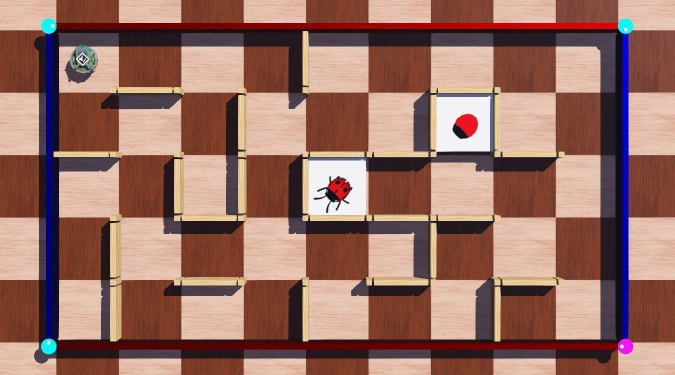
#> input picture Robot Design/RobotBot_PhaseD/Maze_1.jpg, 1350 x 750 px (shown at 1/2 size)
$ python -i helperC.py   (imports and definitions only)
#> lines starting #> are read from the running program, lines starting #| are printed output that depends on the picture; after the words box and inside, x2 and y2 are one past the last pixel; in counts of white or black regions, pixels touching at a corner belong together
#> further down, picture is the input picture: shape (750, 1350, 3); mean B, G, R 98.8, 109.9, 150.9
import cv2
import matplotlib.pyplot as plt
import numpy as np

def get_corner_pos(corner):
    M = cv2.moments(corner)
    return (int(M['m10']/M['m00']), int(M['m01']/M['m00']))

# [36 lines left out: functions inbounds, numTostring, display, not called in this run]

def detect_corners(imgRGB):
    '''
    Detects the corner stones of the maze and draws them on the maze

    Arguments:
        Maze (.png)  - image of the maze that detection will be performed on

    Exceptions:
        N/A

    Return Value:
        Returns contour_filtered_mag, contour_filtered_cyan - the locations of the cyan and magneta cornerstones
    '''
    hMin_cyan = 30
    sMin_cyan = 115
    vMin_cyan = 226
    hMax_cyan = 95
    sMax_cyan = 255
    vMax_cyan = 255
    hMin_mag = 130
    sMin_mag = 56
    vMin_mag = 242
    hMax_mag = 150
    sMax_mag = 255
    vMax_mag = 255
    #cyan corner first
    imgHSV = cv2.cvtColor(imgRGB, cv2.COLOR_BGR2HSV)
#> imgHSV: shape (750, 1350, 3); mean H, S, V 38.3, 111, 154.2
    lower = np.array([hMin_cyan, sMin_cyan, vMin_cyan])
    upper = np.array([hMax_cyan, sMax_cyan, vMax_cyan])
    mask = cv2.inRange(imgHSV, lower, upper)
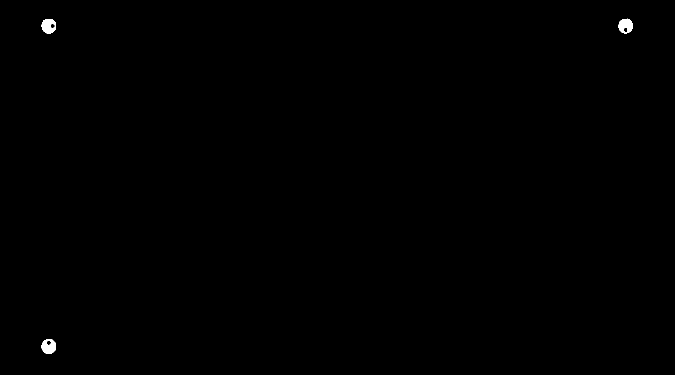
#> mask: shape (750, 1350) (shown at 1/2 size); 0.19% white; 3 white regions, box (x1, y1, x2, y2) and area: (83, 678, 112, 708) 644, (82, 38, 112, 68) 641, (1237, 37, 1266, 67) 631
    kernel = np.ones((10,10), np.uint8)
    opening = cv2.morphologyEx(mask, cv2.MORPH_CLOSE, kernel)
#> opening: shape (750, 1350); 0.21% white; 3 white regions
    contours_cyan,_ = cv2.findContours(opening, cv2.RETR_EXTERNAL, cv2.CHAIN_APPROX_SIMPLE)[-2:]
#> contours_cyan = 3 contours; box (x1, y1, x2, y2) and area: (84, 679, 113, 709) 656, (83, 39, 113, 69) 652, (1238, 38, 1267, 68) 646

    contour_filtered_cyan = []
    for _,c in enumerate(contours_cyan):
            area = cv2.contourArea(c)
            if (area > 50):
                contour_filtered_cyan.append(c)
#> this loop made 3 passes
#> area on passes 1 to 3: 656, 652.5, 646
#> after the loop, contour_filtered_cyan has the same summary as contours_cyan

    #magenta corner
    lower = np.array([hMin_mag, sMin_mag, vMin_mag])
    upper = np.array([hMax_mag, sMax_mag, vMax_mag])
    mask = cv2.inRange(imgHSV, lower, upper)
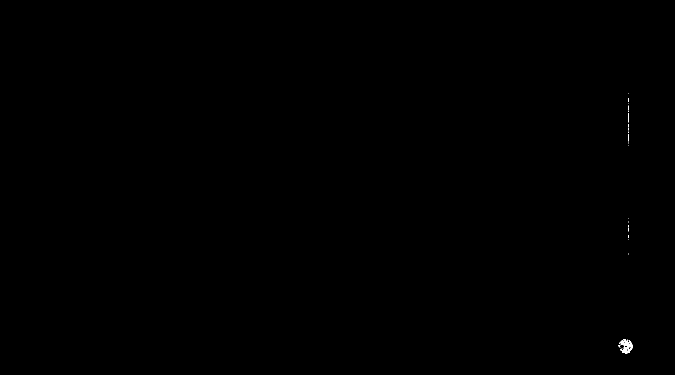
#> mask: shape (750, 1350) (shown at 1/2 size); 0.05% white; 28 white regions (27 under 20 px), largest, box (x1, y1, x2, y2) and area: (1239, 678, 1265, 707) 402
    opening = cv2.morphologyEx(mask, cv2.MORPH_CLOSE, kernel)
#> opening: shape (750, 1350); 0.07% white; 4 white regions (1 under 20 px)

    contours_magenta,_ = cv2.findContours(opening, cv2.RETR_EXTERNAL, cv2.CHAIN_APPROX_SIMPLE)[-2:]
#> contours_magenta = 4 contours, 3 with area under 20; largest, box (x1, y1, x2, y2) and area: (1238, 679, 1266, 708) 537

    contour_filtered_mag = []
    for _,c in enumerate(contours_magenta):
            area = cv2.contourArea(c)
            if (area > 50):
                contour_filtered_mag.append(c)
#> this loop made 4 passes
#> area on pass 1: 537
#> after the loop, contour_filtered_mag = 1 contour; box (x1, y1, x2, y2) and area: (1238, 679, 1266, 708) 537

    #display
    cv2.drawContours(imgRGB,contour_filtered_cyan, -1, (245, 30, 243), 4)
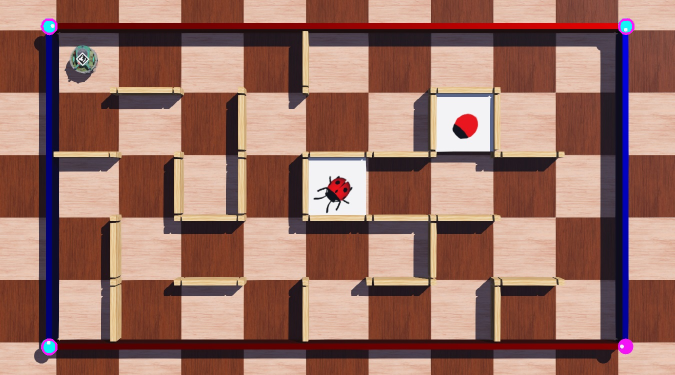
#> imgRGB: shape (750, 1350, 3) (shown at 1/2 size); 0.12% of pixels changed, all inside (x1, y1, x2, y2) = (81, 36, 1269, 711)
    cv2.drawContours(imgRGB,contour_filtered_mag, -1, (10, 243, 245), 4)
#> imgRGB: shape (750, 1350, 3); 0.04% of pixels changed, all inside (x1, y1, x2, y2) = (1236, 677, 1268, 710)

    plt.imshow(imgRGB)
    plt.show()

    return contour_filtered_mag,contour_filtered_cyan

# [466 lines left out: functions rearrange_corner, perspective_transform, wall_detection, robot_detector, arUco_detector, robot_heading and 3 more, not called in this run]

>>> import cv2
>>> picture = cv2.imread('Maze_1.jpg')
>>> result = detect_corners(picture)

$ run again, on Robot Design/RobotBot_PhaseD/Maze_2.png
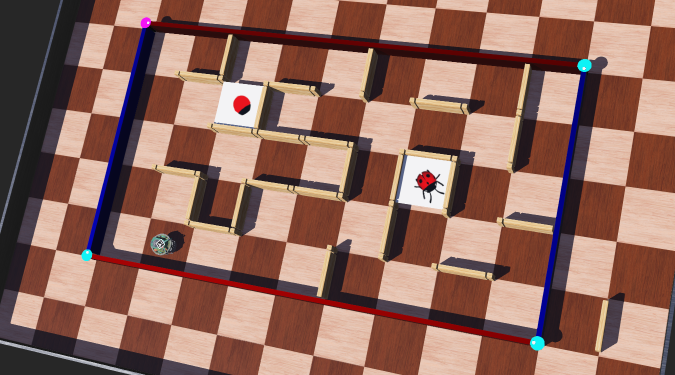
#> input picture Robot Design/RobotBot_PhaseD/Maze_2.png, 1350 x 750 px (shown at 1/2 size)
#> picture is the input picture: shape (750, 1350, 3); mean B, G, R 95.3, 107.1, 146
#> imgHSV: shape (750, 1350, 3); mean H, S, V 31.7, 102.4, 148.3
#> contours_cyan = 6 contours, 3 with area under 20; largest, box (x1, y1, x2, y2) and area: (1061, 673, 1090, 702) 600, (1156, 119, 1184, 145) 516, (164, 500, 185, 523) 348
#> the loop in detect_corners, `for _,c in enumerate(contours_cyan):` made 6 passes
#> area on passes 1, 4, 6: 600, 347.5, 515.5
#> after the loop in detect_corners, `for _,c in enumerate(contours_cyan):`: contour_filtered_cyan = 3 contours; box (x1, y1, x2, y2) and area: (1061, 673, 1090, 702) 600, (1156, 119, 1184, 145) 516, (164, 500, 185, 523) 348
#> contours_magenta = 1 contour; box (x1, y1, x2, y2) and area: (283, 36, 303, 57) 290
#> the loop in detect_corners, `for _,c in enumerate(contours_magenta):` made 1 pass
#> area on pass 1: 289.5
#> after the loop in detect_corners, `for _,c in enumerate(contours_magenta):`: contour_filtered_mag has the same summary as contours_magenta
#> in detect_corners, `cv2.drawContours(imgRGB,contour_filtered_cyan, -1, (245, 30, 243), 4)`:
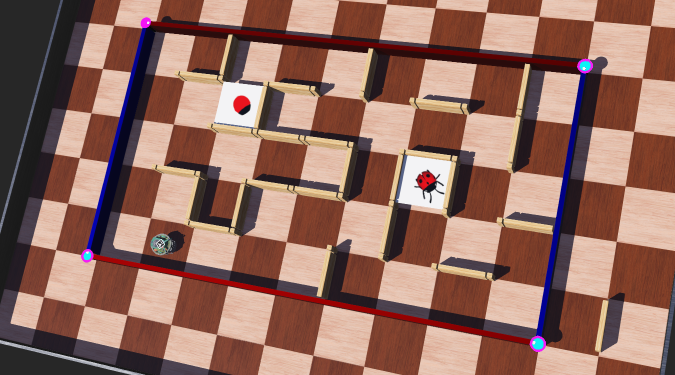
#> imgRGB: shape (750, 1350, 3) (shown at 1/2 size); 0.11% of pixels changed, all inside (x1, y1, x2, y2) = (162, 117, 1186, 704)

$ run again, on Robot Design/RobotBot_PhaseD/Maze_5.png
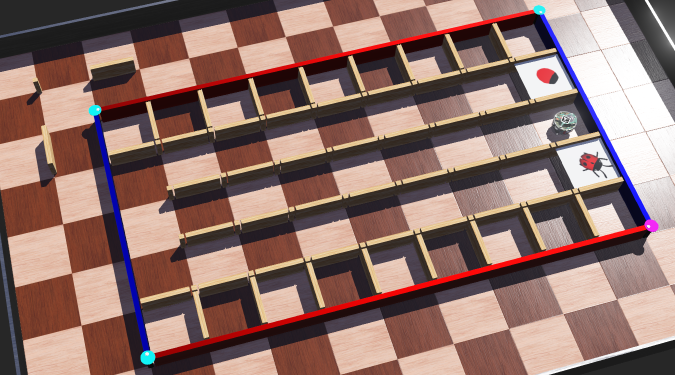
#> input picture Robot Design/RobotBot_PhaseD/Maze_5.png, 1350 x 750 px (shown at 1/2 size)
#> picture is the input picture: shape (750, 1350, 3); mean B, G, R 105.8, 112.1, 141.5
#> imgHSV: shape (750, 1350, 3); mean H, S, V 36.4, 78.6, 144.4
#> contours_cyan = 5 contours, 2 with area under 20; largest, box (x1, y1, x2, y2) and area: (282, 702, 311, 730) 605, (178, 211, 204, 232) 390, (1068, 11, 1092, 30) 322
#> the loop in detect_corners, `for _,c in enumerate(contours_cyan):` made 5 passes
#> area on passes 1, 4, 5: 605, 389.5, 322
#> after the loop in detect_corners, `for _,c in enumerate(contours_cyan):`: contour_filtered_cyan = 3 contours; box (x1, y1, x2, y2) and area: (282, 702, 311, 730) 605, (178, 211, 204, 232) 390, (1068, 11, 1092, 30) 322
#> contours_magenta = 1 contour; box (x1, y1, x2, y2) and area: (1290, 440, 1318, 465) 462
#> the loop in detect_corners, `for _,c in enumerate(contours_magenta):` made 1 pass
#> area on pass 1: 461.5
#> after the loop in detect_corners, `for _,c in enumerate(contours_magenta):`: contour_filtered_mag has the same summary as contours_magenta
#> in detect_corners, `cv2.drawContours(imgRGB,contour_filtered_cyan, -1, (245, 30, 243), 4)`:
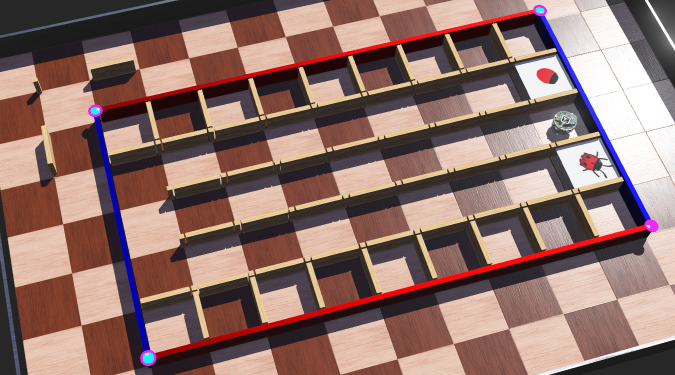
#> imgRGB: shape (750, 1350, 3) (shown at 1/2 size); 0.1% of pixels changed, all inside (x1, y1, x2, y2) = (176, 9, 1094, 732)
